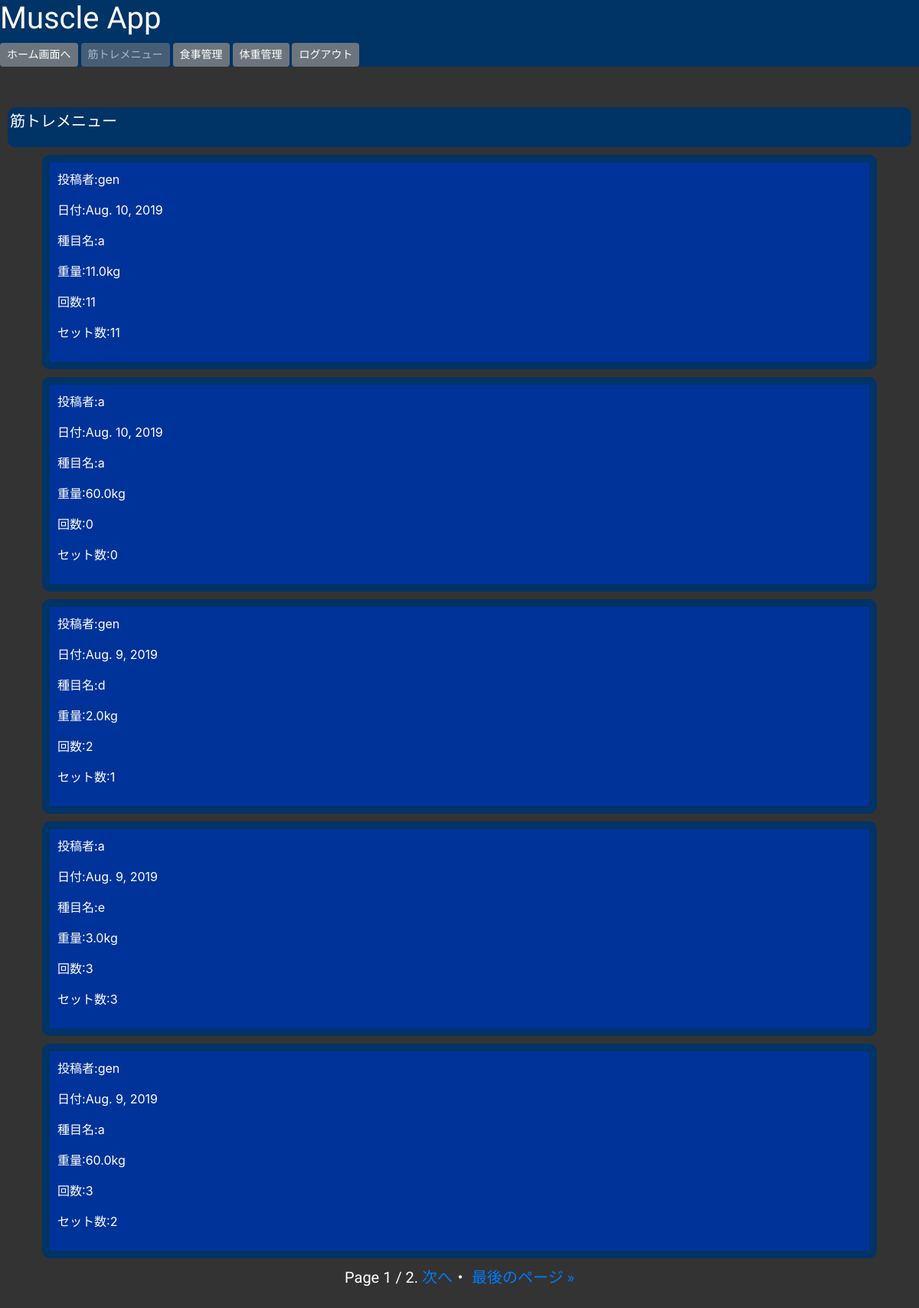
The page /timeline/workout/ (signed in) on the database its author committed.
### muscleapp/models.py (models this page shows, shortened)
class WorkoutModel(models.Model):
    name = models.CharField(max_length=100)
    weight = models.FloatField()
    reps = models.IntegerField()
    set = models.IntegerField()
    date = models.DateField(default=localdate())
    author = models.CharField(max_length=100)

### muscleapp/views.py (the view)
# urls.py: path('timeline/workout/', timeline_workoutfunc, name='timeline_workout'),
@login_required
def timeline_workoutfunc(request):
    workout = WorkoutModel.objects.order_by('-date').all()
    paginator = Paginator(workout, 5)
    page = request.GET.get('page')
    workout_data = paginator.get_page(page)
    return render(request, 'timeline_workout.html', {'workout_data': workout_data})

### templates/timeline_workout.html (shortened to what this page needs)
{% extends 'base_afterlogin.html' %}
{% block customcss %}
{% load static %}
<link rel="stylesheet" type="text/css" href="{% static 'timeline.css' %}">
{% endblock customcss %}
{% block header %}
<h1>Muscle App</h1>
    <a href="{% url 'home' %}" class="btn btn-secondary btn-sm">ホーム画面へ</a>
    <a href="{% url 'timeline_workout' %}" class="btn btn-secondary disabled btn-sm">筋トレメニュー</a>
    <a href="{% url 'timeline_diet' %}" class="btn btn-secondary btn-sm">食事管理</a>
    <a href="{% url 'timeline_body' %}" class="btn btn-secondary btn-sm">体重管理</a>
{% endblock header %}
{% block content %}
<div class="menu">
    <p>筋トレメニュー</p>
</div>
{% for item in workout_data %}
<div class="container">
<div class="info">
    <p>投稿者:{{ item.author }}</p>
    <p>日付:{{ item.date }}</p>
    <p>種目名:{{ item.name }}</p>
    <p>重量:{{ item.weight }}kg</p>
    <p>回数:{{ item.reps }}</p>
    <p>セット数:{{ item.set }}</p>
</div>
</div>
{% endfor %}
{% endblock content %}
{% block paginator %}
<span class="step-links">
        <span class="current">
            Page {{ workout_data.number }} / {{ workout_data.paginator.num_pages }}.
        </span>
        {% if workout_data.has_next %}
            <a href="?page={{ workout_data.next_page_number }}">次へ</a>・
            <a href="?page={{ workout_data.paginator.num_pages }}">最後のページ &raquo;</a>
        {% endif %}
</span>
{% endblock paginator %}

### static/timeline.css (style rules this page uses)
body { background-color: #333333; color: #fff }
.menu { background-color: #003366; font-size: 20px; padding: 3px; margin: 10px; border-radius: 10px; }
.info { padding: 10px; border-radius: 10px; background-color: #003399; margin: 10px; border: 10px solid #003366; }
.step-links { display: block; text-align: center; padding: 0 0 40px 0; font-size: 20px; font-family: 'Raleway', sans-serif; }

### rows shown on the page
WorkoutModel: author "gen", date "Aug. 10, 2019", name "a", weight "11.0", reps "11", set "11"
WorkoutModel: author "a", date "Aug. 10, 2019", name "a", weight "60.0", reps "0", set "0"
WorkoutModel: author "gen", date "Aug. 9, 2019", name "d", weight "2.0", reps "2", set "1"
WorkoutModel: author "a", date "Aug. 9, 2019", name "e", weight "3.0", reps "3", set "3"
WorkoutModel: author "gen", date "Aug. 9, 2019", name "a", weight "60.0", reps "3", set "2"

### other values the page prints
{{ workout_data.number }} "1"
{{ workout_data.paginator.num_pages }} "2"
